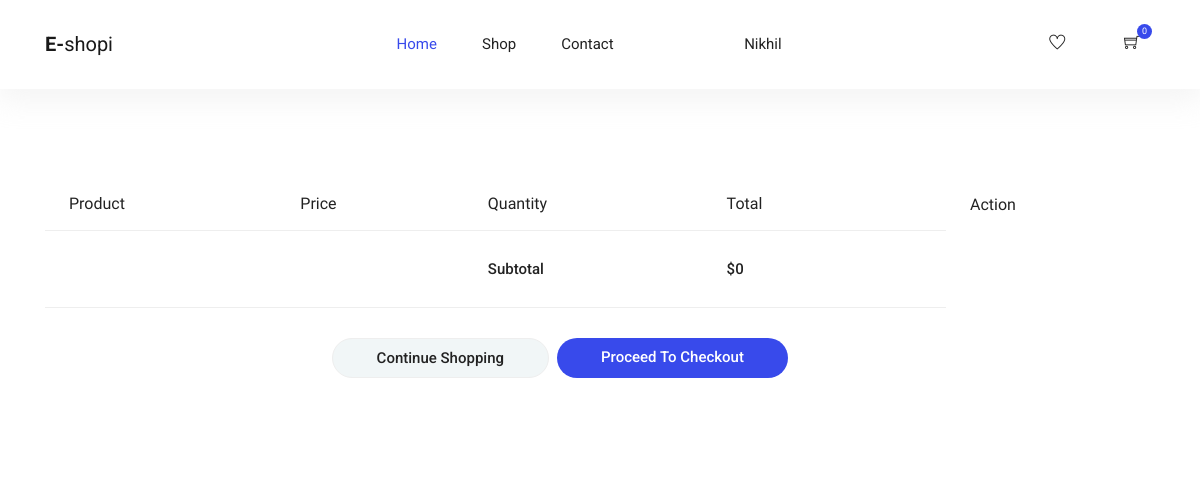
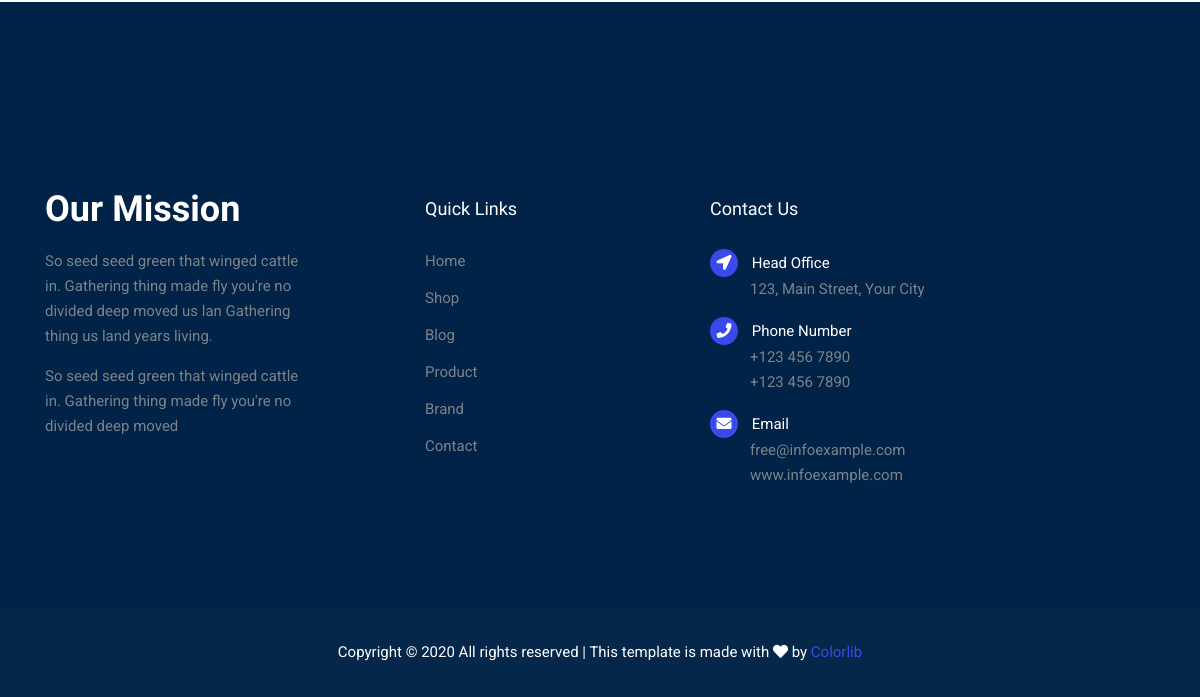
/cart (signed in), run on an earlier commit of the app's database (2 pictures, top to bottom).
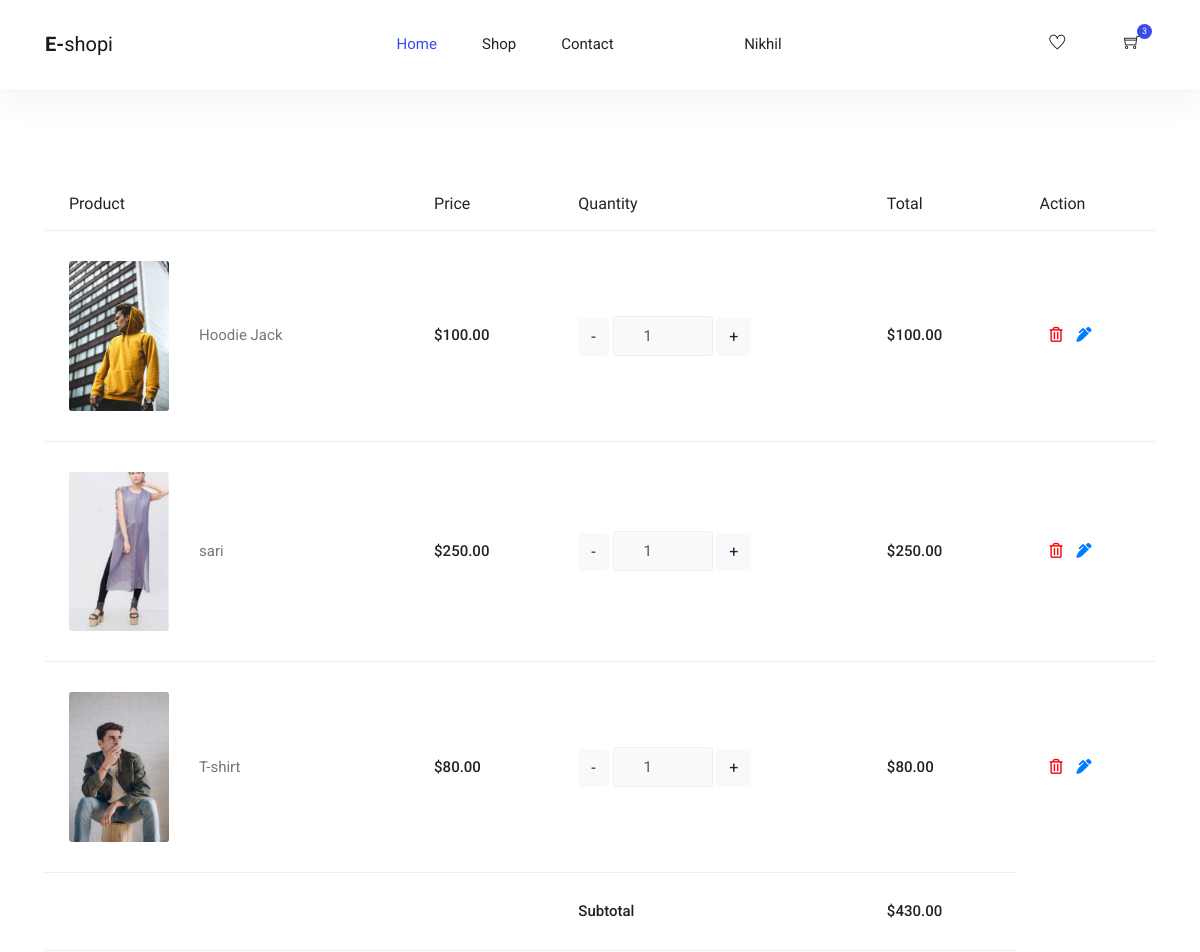
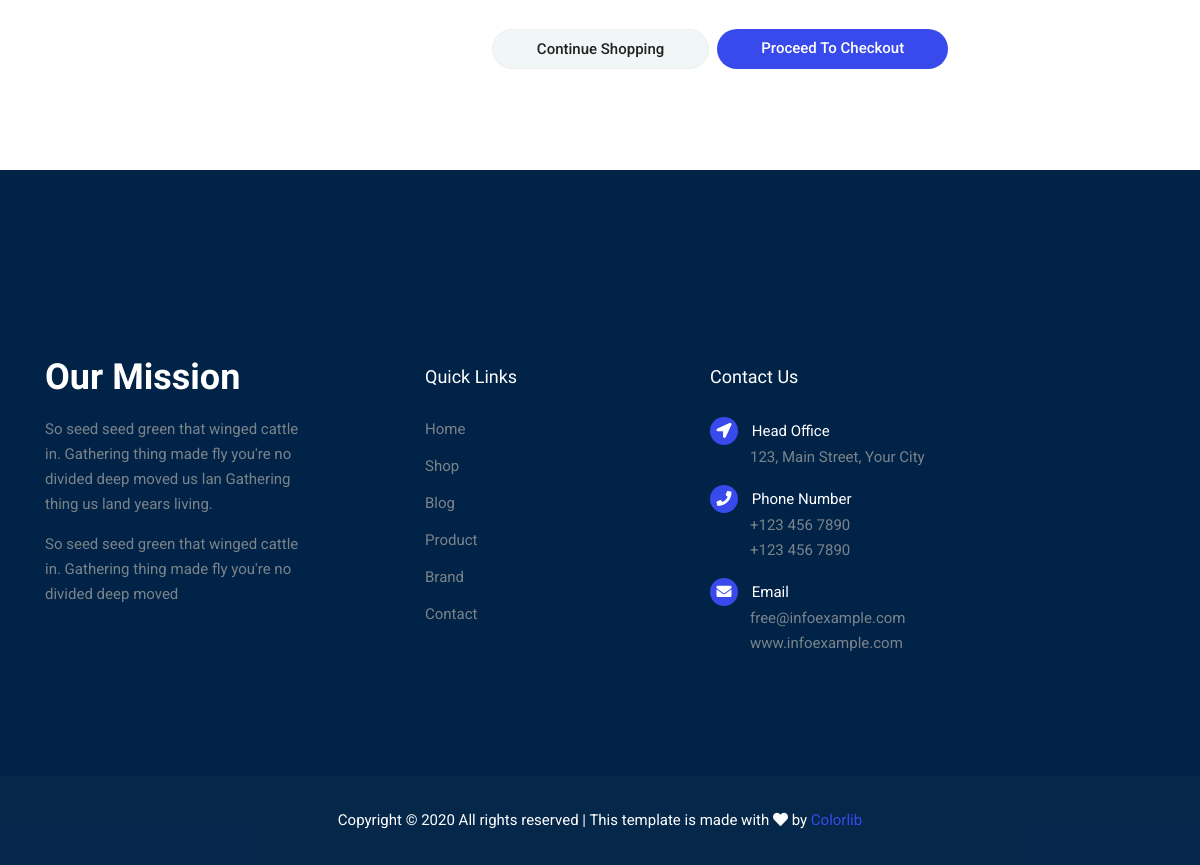
And on a later commit of the database (2 pictures, top to bottom).
### user/models.py (models this page shows, shortened)
class OrderItem(models.Model):
    product = models.ForeignKey(Product, on_delete=models.SET_NULL, null=True)
    order = models.ForeignKey(Order, on_delete=models.SET_NULL, null=True)
    quantity = models.IntegerField(default=0, null=True, blank=True)
    complete = models.BooleanField(default=False)
    status_track = models.IntegerField(default=0)
    date_added = models.DateTimeField(auto_now_add=True)
    @property
    def get_total(self):
        total = self.product.price * self.quantity
        return total

class Product(models.Model):
    name = models.CharField(max_length=200)
    cname = models.ForeignKey(
        Category, on_delete=models.CASCADE, null=True, blank=True)
    description = models.CharField(max_length=300)
    price = models.DecimalField(max_digits=7, decimal_places=2)
    qty = models.IntegerField()
    image = models.ImageField(null=True, blank=True)
    @property
    def imageURL(self):
        try:
            url = self.image.url
        except:
            url = ''
        return url

### user/views.py (the view, shortened to what this page needs)
# urls.py: path('cart',views.cart,name="cart"),
def cart(request):
    if request.user.is_authenticated:
        user = User.objects.get(username=request.user)
        customer = Customer.objects.get(user=user)
        order = Order.objects.get(customer=customer)
        queryset = OrderItem.objects.filter(order=order, complete=False)
        df = queryset.count()
        cartItems = df
        a = 0
        qtyy = 0
        main = 0
        for fff in queryset:
            a = a + fff.product.price
            qtyy = qtyy + fff.quantity
            print(fff.product.price)
            print(fff.quantity)
            print("------------------")
            total = fff.product.price * fff.quantity
            main = main + total
            print(main)
        print(main)
        context = {'order': order, 'cartItems': cartItems, 'tot': main}
        return render(request, 'user/cart.html', context)

### templates/user/cart.html (shortened to what this page needs)
{% extends 'user/base.html' %}
{% block content %}
    {% load static %}
  <section class="cart_area">
      <div class="container">
          <div class="cart_inner">
              <div class="table-responsive">
                  <table class="table">
                      <thead>
                          <tr>
                              <th scope="col">Product</th>
                              <th scope="col">Price</th>
                              <th scope="col">Quantity</th>
                              <th scope="col">Total</th>
                              <th scope="col">Action</th>
                          </tr>
                      </thead>
                      <tbody>
                        {% if order != None %}
                        {% for item in order.orderitem_set.all %}
                        {% if order.customer == request.user %}
                          <tr>
                              <td>
                                  <div class="media">
                                      <div class="d-flex">
                                          <img class="img img-fluid" style="width: 100px;" src="{{item.product.imageURL}}" alt="">
                                      </div>
                                      <div class="media-body">
                                          <p>{{item.product.name}}</p>
                                      </div>
                                  </div>
                              </td>
                              <td>
                                  <h5>${{item.product.price|floatformat:2}}</h5>
                              </td>
                              <td>
                                <a href="{% url 'itemminus' item.id %}"><button class="btn btn-light">-</button></a>
                                <div class="product_count">
                                    <input type="text" name="qty"  id="sst" maxlength="12" value="{{item.quantity}}" title="Quantity:"
                                        class="input-text qty" disabled>
                                </div>
                                <a href="{% url 'itemplus' item.id %}"><button class="btn btn-light">+</button></a>
                              </td>
                              <td>
                                  <h5>${{item.get_total|floatformat:2}}</h5>
                              </td>
                              <td>
                                <a style="color: red;" href=""><i style="padding: 0 10px;" class="far fa-trash-alt"></i></a>
                                <a href="{% url 'productdetails' item.id %}"><i  class="fas fa-pen-alt"></i></a>
                              </td>
                          </tr>
                          {% elif order.customer is not None %}
                          {% if item.complete == False %}
                          <tr>
                            <td>
                                <div class="media">
                                    <div class="d-flex">
                                        <img class="img img-fluid" style="width: 100px;" src="{{item.product.imageURL}}" alt="">
                                    </div>
                                    <div class="media-body">
                                        <p>{{item.product.name}}</p>
                                    </div>
                                </div>
                            </td>
                            <td>
                                <h5>${{item.product.price|floatformat:2}}</h5>
                            </td>
                            <td>
                                <a href="{% url 'itemminus' item.id %}"><button class="btn btn-light">-</button></a>
                                <div class="product_count">
                                    <input type="text" name="qty" id="sst" maxlength="12" value="{{item.quantity}}" title="Quantity:"
                                        class="input-text qty" disabled>
                                </div>
                                <a href="{% url 'itemplus' item.id %}"><button class="btn btn-light">+</button></a>
                            </td>
                            <td>
                                <h5>${{item.get_total|floatformat:2}}</h5>
                            </td>
                            <td>
                              <a style="color: red;" href="{% url 'cartproductdelete' item.id %}" onclick="return confirm('Are you sure you want to delete this?')"><i style="padding: 0 10px;" class="far fa-trash-alt"></i></a>
                              <a href="{% url 'productdetails' item.product.id %}"><i  class="fas fa-pen-alt"></i></a>
                            </td>
                        </tr>
                        {% endif %}
                            {% elif order.customer is none %}
                            <h4>affa</h4>
                          {% endif %}
                          {% endfor %}
                          {% else %}
                         <tr>
                             <td>
                                 <h1>sdc</h1>
                             </td>
                         </tr>
                          {% endif %}
                          <tr>
                              <td>
                              </td>
                              <td>
                              </td>
                              <td>
                                  <h5>Subtotal</h5>
                              </td>
                              <td>
                                  <h5>${{tot}}</h5>
                              </td>
                          </tr>
                                                    <tr class="out_button_area">
                              <td class="d-none-l">
                              </td>
                              <td class="">
                              </td>
                              <td>
                                  <div class="checkout_btn_inner d-flex align-items-center">
                                      <a class="gray_btn" href="{% url 'landingpage' %}">Continue Shopping</a>
                                      <a class="primary-btn ml-2" href="{% url 'checkout' %}">Proceed to checkout</a>
                                  </div>
                              </td>
                          </tr>
                      </tbody>
                  </table>
              </div>
          </div>
      </div>
  </section>
  {% endblock content %}

### templates/user/base.html (shortened to what this page needs)
{% load static %}
<!DOCTYPE html>
<html lang="en">
<head>
  <link rel="stylesheet" href="{% static 'user/vendors/bootstrap/bootstrap.min.css' %}">
  <link rel="stylesheet" href="{% static 'user/vendors/fontawesome/css/all.min.css' %}">
  <link rel="stylesheet" href="{% static 'user/vendors/themify-icons/themify-icons.css' %}">
  <link rel="stylesheet" href="{% static 'user/vendors/nice-select/nice-select.css' %}">
  <link rel="stylesheet" href="{% static 'user/vendors/owl-carousel/owl.theme.default.min.css' %}">
  <link rel="stylesheet" href="{% static 'user/vendors/owl-carousel/owl.carousel.min.css' %}">
  <link rel="stylesheet" href="{% static 'user/css/style.css' %}">
</head>
<body>
  <header class="header_area">
    <div class="main_menu">
      <nav class="navbar navbar-expand-lg navbar-light">
        <div class="container">
          <a class="navbar-brand logo_h" href="index.html"><strong>E-</strong>shopi</a>
          <div class="collapse navbar-collapse offset" id="navbarSupportedContent">
            <ul class="nav navbar-nav menu_nav ml-auto mr-auto">
              <li class="nav-item active"><a class="nav-link" href="{% url 'landingpage' %}">Home</a></li>
              <li class="nav-item submenu dropdown">
                <a href="#" class="nav-link dropdown-toggle" data-toggle="dropdown" role="button" aria-haspopup="true"
                  aria-expanded="false">Shop</a>
              </li>
              <li class="nav-item "><a class="nav-link" href="{% url 'contact' %}">Contact</a></li>
              <li class="nav-item submenu dropdown">
                {% if user.is_authenticated %}
                <a href="{% url 'login' %}" class="nav-link dropdown-toggle" data-toggle="dropdown" role="button"
                  aria-haspopup="true" aria-expanded="false">{{request.user.first_name}}</a>
                {% else %}
                <a href="#" class="nav-link dropdown-toggle" data-toggle="dropdown" role="button" aria-haspopup="true"
                  aria-expanded="false">Login</a>
                {% endif %}
              </li>
            </ul>
            <ul class="nav-shop">
              <li class="nav-item"><a href="{% url 'wishlist' %}"><button><i class="ti-heart"></i></button></a></li>
              <li class="nav-item"><a href="{% url 'cart' %}"><button><i class="ti-shopping-cart"></i><span
                      class="nav-shop__circle">{{cartItems}}</span></button></a> </li>
            </ul>
          </div>
        </div>
      </nav>
    </div>
  </header>
  {% block content %}
  {% endblock %}
  <footer class="footer">
    <div class="footer-area">
      <div class="container">
        <div class="row section_gap">
          <div class="col-lg-3 col-md-6 col-sm-6">
            <div class="single-footer-widget tp_widgets">
              <h4 class="footer_title large_title">Our Mission</h4>
              <p>
                So seed seed green that winged cattle in. Gathering thing made fly you're no
                divided deep moved us lan Gathering thing us land years living.
              </p>
              <p>
                So seed seed green that winged cattle in. Gathering thing made fly you're no divided deep moved
              </p>
            </div>
          </div>
          <div class="offset-lg-1 col-lg-2 col-md-6 col-sm-6">
            <div class="single-footer-widget tp_widgets">
              <h4 class="footer_title">Quick Links</h4>
              <ul class="list">
                <li><a href="#">Home</a></li>
                <li><a href="#">Shop</a></li>
                <li><a href="#">Blog</a></li>
                <li><a href="#">Product</a></li>
                <li><a href="#">Brand</a></li>
                <li><a href="#">Contact</a></li>
              </ul>
            </div>
          </div>
          <div class="offset-lg-1 col-lg-3 col-md-6 col-sm-6">
            <div class="single-footer-widget tp_widgets">
              <h4 class="footer_title">Contact Us</h4>
              <div class="ml-40">
                <p class="sm-head">
                  <span class="fa fa-location-arrow"></span>
                  Head Office
                </p>
                <p>123, Main Street, Your City</p>
                <p class="sm-head">
                  <span class="fa fa-phone"></span>
                  Phone Number
                </p>
                <p>
                  +123 456 7890 <br>
                  +123 456 7890
                </p>
                <p class="sm-head">
                  <span class="fa fa-envelope"></span>
                  Email
                </p>
                <p>
                  free@infoexample.com <br>
                  www.infoexample.com
                </p>
              </div>
            </div>
          </div>
        </div>
      </div>
    </div>
    <div class="footer-bottom">
      <div class="container">
        <div class="row d-flex">
          <p class="col-lg-12 footer-text text-center">
            Copyright &copy;
            <script>document.write(new Date().getFullYear());</script> All rights reserved | This template is made with
            <i class="fa fa-heart" aria-hidden="true"></i> by <a href="https://colorlib.com"
              target="_blank">Colorlib</a>
          </p>
        </div>
      </div>
    </div>
  </footer>
</body>
</html>

What changed in the data, as far as the page shows it:
added OrderItem: product.imageURL (picture), product.name "Hoodie Jack", product.price "100.00", qty "1", get_total "100.00"
added OrderItem: product.imageURL (picture), product.name "sari", product.price "250.00", qty "1", get_total "250.00"
added OrderItem: product.imageURL (picture), product.name "T-shirt", product.price "80.00", qty "1", get_total "80.00"
Also different on the page:
{{ cartItems }}: "0" → "3"
{{ tot }}: "0" → "430.00"
